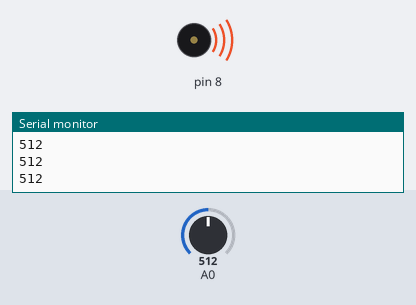
The sketch below on a simulated Arduino Uno, built with avr-gcc and run on an emulated ATmega328P. On the bench: buzzer (waves = sounding), the last lines printed to the serial monitor. Inputs (shaded band) come from the test bench; at power-on: A0 = 512.

Above: at 1.2 s.
1.3 s: A0 set to 495
At 2.2 s:
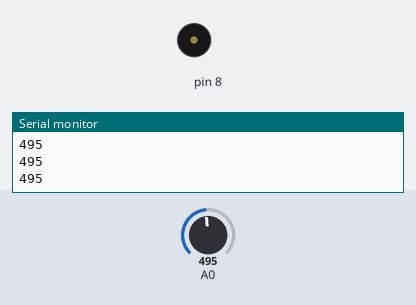
2.8 s: A0 set to 511
At 3.4 s:
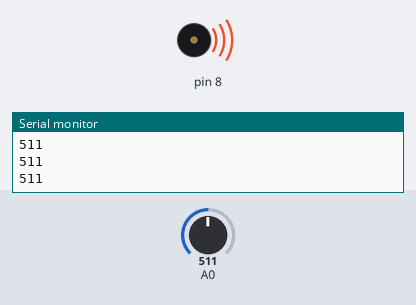
4.3 s: A0 set to 306
At 5.7 s:
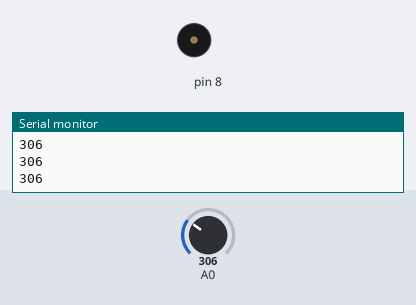
Timing chart, 0 to 7.3 s (numbered marks = the images above; inputs shaded):
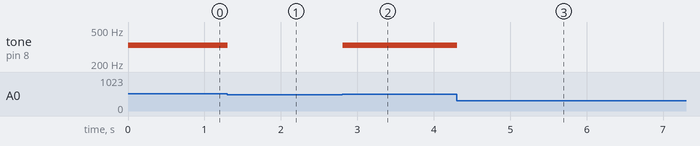

Measured:
- the behaviour switches between 505 and 504 on A0 (found by bisection; images 0 and 1)
- after the input at 1.3 s, tone on pin 8: 330 Hz → silent at once
- after the input at 2.8 s, tone on pin 8: silent → 330 Hz at once
- after the input at 4.3 s, tone on pin 8: 330 Hz → silent at once

The sketch:

sketch_apr18a_keyboard_instrument.ino
```cpp
int buttons[]={2,0,0,0,0,0};
//int buttons[0]=2;
int notes[] = {262,294,330,349};
void setup() {
  // put your setup code here, to run once:
  Serial.begin(9600);
}

void loop() {
  // put your main code here, to run repeatedly:
  int keyVal = analogRead(A0);
  Serial.println(keyVal);
  if(keyVal == 1023)
  {
    tone(8,notes[0]);
  }else if(keyVal>=990 && keyVal<=1010)
  {
    tone(8,notes[1]);
  }else if(keyVal>=505 && keyVal<=515)
  {
    tone(8,notes[2]);
  }else if(keyVal>=5 && keyVal<=10)
  {
    tone(8,notes[3]);
  }else
  {
    noTone(8);
  }
}
```
